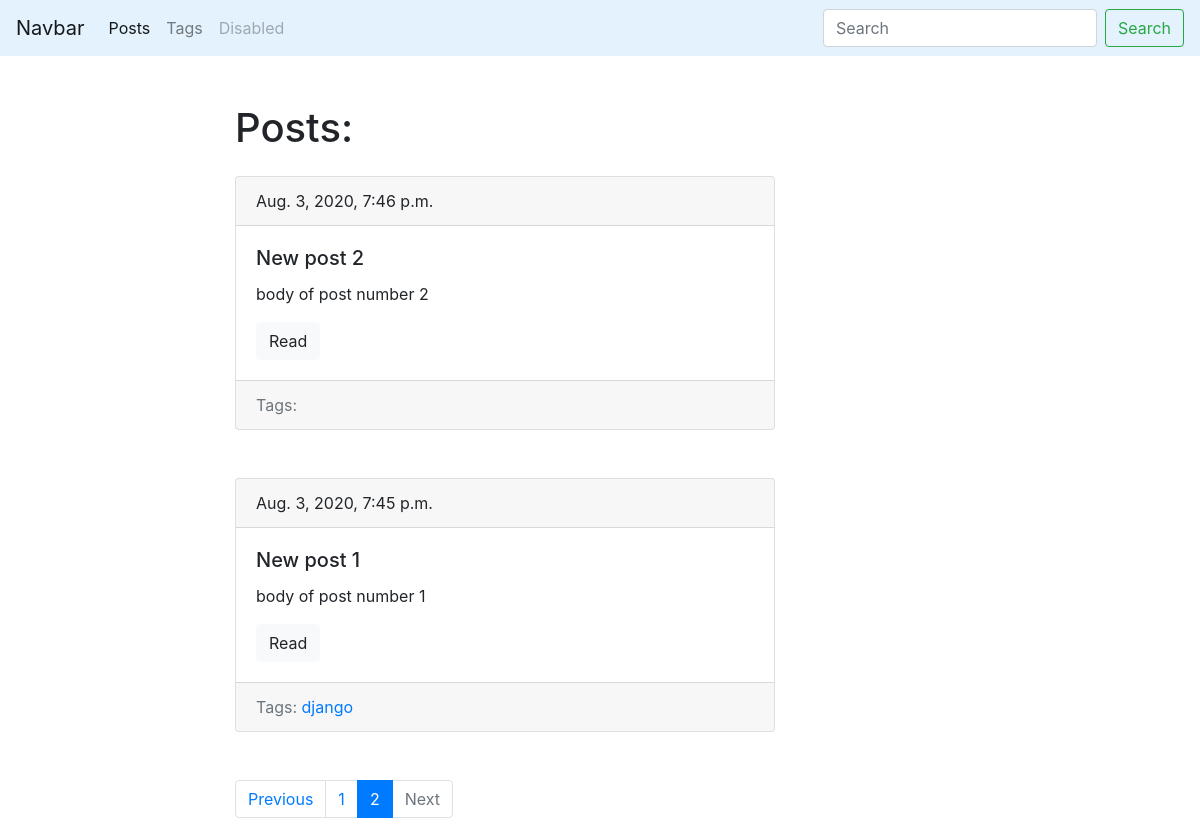
/blog/?page=2, run on an earlier commit of the app's database.
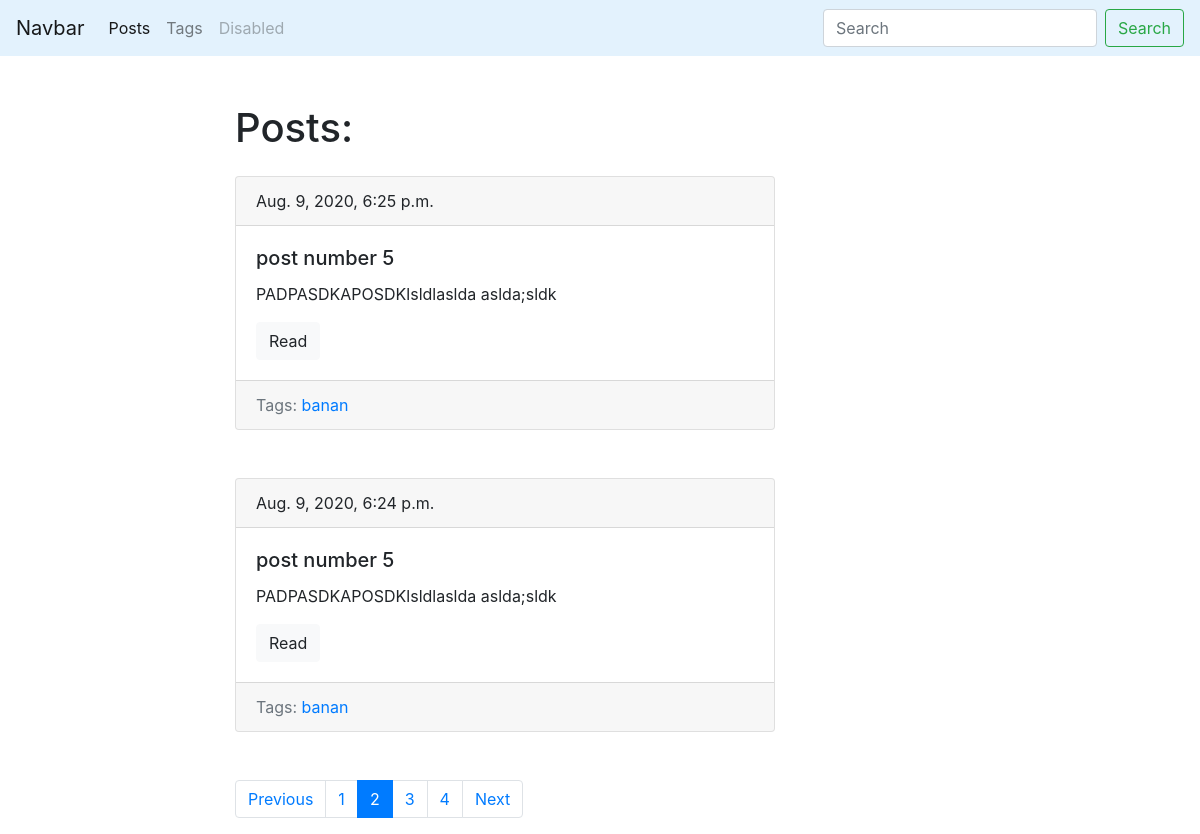
And on a later commit of the database.
### blog/models.py (models this page shows, shortened)
class Post(models.Model):
    title = models.CharField(max_length=150, db_index=True) #db_index - делает индекс каждому полю
    slug = models.SlugField(max_length=150, blank=True, unique=True)    #unique - делает каждое поле уникальным
    body = models.TextField(blank=True, db_index=True)      #blank=True - позволяет оставлять поле пустым
    tags = models.ManyToManyField('Tag', blank=True, related_name='posts') #related_name - для связи с классом Tag будет использоваться 'posts'
    date_pub = models.DateTimeField(auto_now_add=True)
    def get_absolute_url(self):
        return reverse('post_detail_url', kwargs={'slug': self.slug})  # возвращает ссылку на конкретный пост
    class Meta:
        ordering = ['-date_pub']

class Tag(models.Model):
    title = models.CharField(max_length=50)
    slug = models.SlugField(max_length=150, unique=True)
    def get_absolute_url(self):
        return reverse('tag_detail_url', kwargs={'slug': self.slug})
    class Meta:
        ordering = ['title']

### blog/views.py (the view)
# urls.py: path('', posts_list, name='post_list_url'),
def posts_list(request):
    posts = Post.objects.all()
    paginator = Paginator(posts, 2)
    page_number = request.GET.get('page', 1)
    page = paginator.get_page(page_number)
    is_paginated = page.has_other_pages()
    if page.has_previous():
        prev_url = f'?page={page.previous_page_number()}'
    else:
        prev_url = ''
    if page.has_next():
        next_url = f'?page={page.next_page_number()}'
    else:
        next_url = ''
    context = {
        'page_object': page,
        'is_paginated': is_paginated,
        'next_url': next_url,
        'prev_url': prev_url,
    }
    return render(request, 'blog/index.html', context=context)

### blog/templates/blog/index.html (shortened to what this page needs)
{% extends 'blog/base_block.html' %}
{% block content %}
    <h1 class="mb-4">Posts:</h1>
    {% for post in page_object.object_list %}
    {% include 'blog/includes/post_card_template.html' %}
     {% endfor %}
{% endblock %}

### blog/templates/blog/includes/post_card_template.html
<div class="card mb-5">
  	<div class="card-header">
    	{{ post.date_pub }}
  	</div>
  	<div class="card-body">
   		<h5 class="card-title">{{ post.title }}</h5>
    	<p class="card-text">{{ post.body|truncatewords:15 }}</p>
    	<a href="{{ post.get_absolute_url }}" class="btn btn-light">Read</a>
  	</div>
  	<div class="card-footer text-muted">
    	Tags:
    	{% for tag in post.tags.all %}
			<a href="{{ tag.get_absolute_url }}"> {{ tag.title }} </a>
    	{% endfor %}
  	</div>
</div>

What changed in the data, as far as the page shows it:
no longer on this page (row unchanged): Post: date_pub "Aug. 3, 2020, 7:46 p.m.", title "New post 2", body "body of post number 2"
no longer on this page (row edited): Post: date_pub "Aug. 3, 2020, 7:45 p.m.", title "New post 1", body "body of post number 1"
no longer on this page (row edited): Tag: title "django", shown under "Aug. 3, 2020, 7:45 p.m."
added Post: date_pub "Aug. 9, 2020, 6:25 p.m.", title "post number 5", body "PADPASDKAPOSDKlsldlaslda aslda;sldk"
added Tag: title "banan"
added Post: date_pub "Aug. 9, 2020, 6:24 p.m.", title "post number 5", body "PADPASDKAPOSDKlsldlaslda aslda;sldk"
Also different on the page:
new list line: "3"
new list line: "4"
